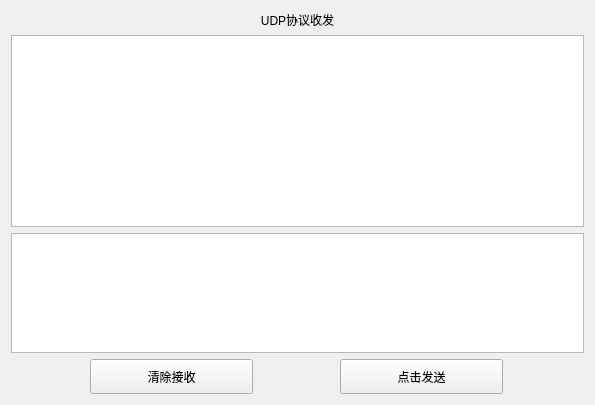
          <widget class="QWidget" name="tab_udp">
           <attribute name="title">
            <string>UDP</string>
           </attribute>
           <layout class="QVBoxLayout" name="verticalLayout_6">
            <item>
             <widget class="QLabel" name="label_14">
              <property name="text">
               <string>UDP协议收发</string>
              </property>
              <property name="alignment">
               <set>Qt::AlignCenter</set>
              </property>
             </widget>
            </item>
            <item>
             <widget class="QPlainTextEdit" name="ptedit_UdpRec"/>
            </item>
            <item>
             <widget class="QPlainTextEdit" name="ptedit_UdpSend">
              <property name="maximumSize">
               <size>
                <width>16777215</width>
                <height>120</height>
               </size>
              </property>
             </widget>
            </item>
            <item>
             <layout class="QHBoxLayout" name="horizontalLayout_2" stretch="0,20,10,20,10">
              <item>
               <spacer name="horizontalSpacer_4">
                <property name="orientation">
                 <enum>Qt::Horizontal</enum>
                </property>
                <property name="sizeHint" stdset="0">
                 <size>
                  <width>79</width>
                  <height>20</height>
                 </size>
                </property>
               </spacer>
              </item>
              <item>
               <widget class="QPushButton" name="pbtn_UdpClear">
                <property name="minimumSize">
                 <size>
                  <width>0</width>
                  <height>35</height>
                 </size>
                </property>
                <property name="baseSize">
                 <size>
                  <width>0</width>
                  <height>0</height>
                 </size>
                </property>
                <property name="text">
                 <string>清除接收</string>
                </property>
               </widget>
              </item>
              <item>
               <spacer name="horizontalSpacer_5">
                <property name="orientation">
                 <enum>Qt::Horizontal</enum>
                </property>
                <property name="sizeHint" stdset="0">
                 <size>
                  <width>118</width>
                  <height>20</height>
                 </size>
                </property>
               </spacer>
              </item>
              <item>
               <widget class="QPushButton" name="pbtn_UdpSend">
                <property name="minimumSize">
                 <size>
                  <width>0</width>
                  <height>35</height>
                 </size>
                </property>
                <property name="text">
                 <string>点击发送</string>
                </property>
               </widget>
              </item>
              <item>
               <spacer name="horizontalSpacer_6">
                <property name="orientation">
                 <enum>Qt::Horizontal</enum>
                </property>
                <property name="sizeHint" stdset="0">
                 <size>
                  <width>210</width>
                  <height>20</height>
                 </size>
                </property>
               </spacer>
              </item>
             </layout>
            </item>
           </layout>
          </widget>
